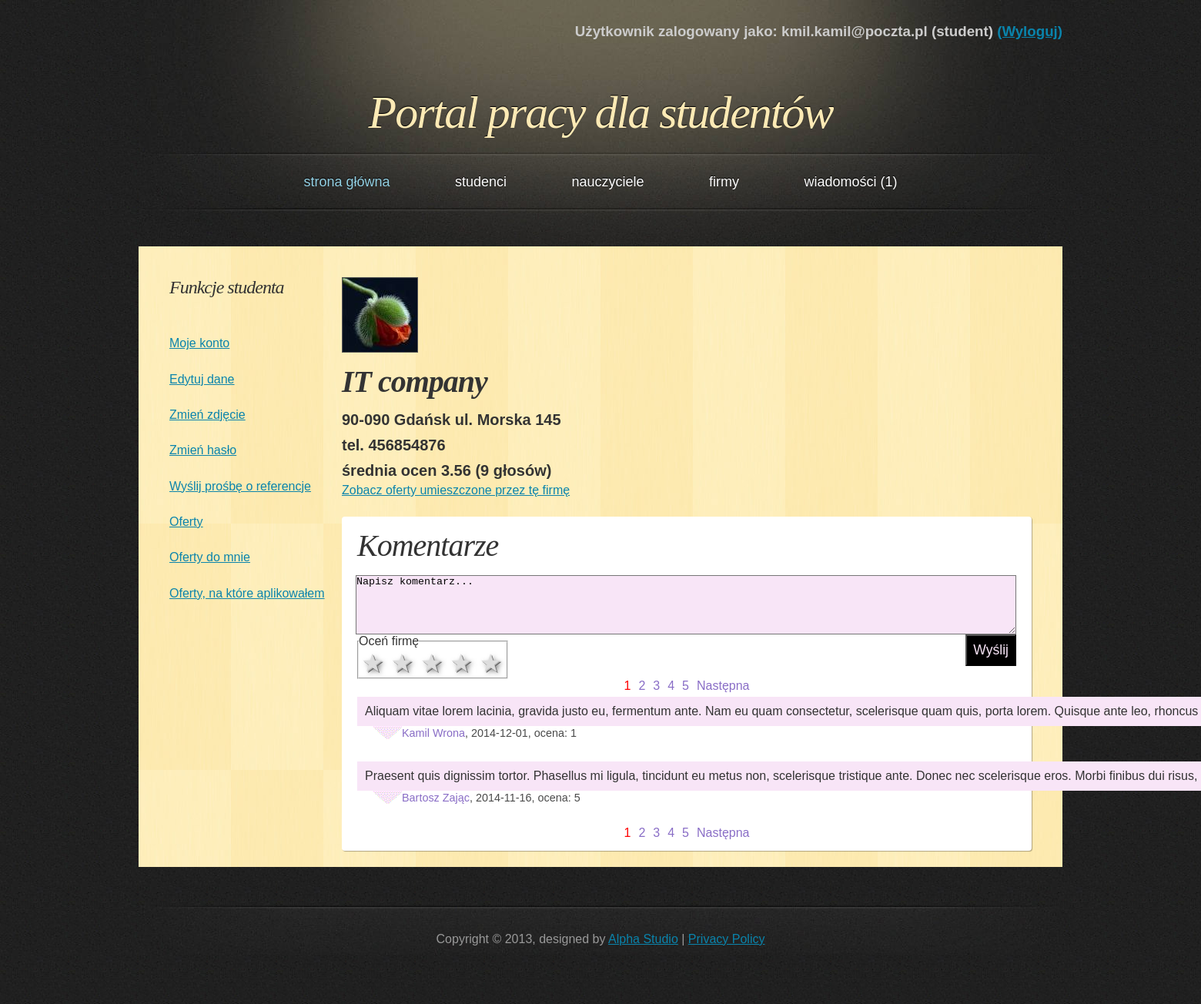
The page /PortalPracy/php/profile_company.php?id=1 (signed in) on the database its author committed.
### tables this page shows
CREATE TABLE IF NOT EXISTS `company` (
  `company_id` int(11) NOT NULL AUTO_INCREMENT,
  `name` varchar(50) NOT NULL,
  `address` varchar(50) NOT NULL,
  `telephone` varchar(11) NOT NULL,
  `e_mail` varchar(50) NOT NULL,
  `password` varchar(100) NOT NULL,
  `active` tinyint(1) NOT NULL,
  `account_creation_date` date NOT NULL,
  `photoname` varchar(30) NOT NULL,
  PRIMARY KEY (`company_id`)
);

CREATE TABLE IF NOT EXISTS `comment` (
  `comment_id` int(11) NOT NULL AUTO_INCREMENT,
  `company_id` int(11) NOT NULL,
  `student_id` int(11) NOT NULL,
  `content` text NOT NULL,
  `date` date NOT NULL,
  `rate` int(11) NOT NULL,
  PRIMARY KEY (`comment_id`),
  KEY `company_id` (`company_id`,`student_id`),
  KEY `student_id` (`student_id`)
);

CREATE TABLE IF NOT EXISTS `student` (
  `student_id` int(11) NOT NULL AUTO_INCREMENT,
  `name` varchar(45) NOT NULL,
  `last_name` varchar(45) NOT NULL,
  `address` varchar(50) NOT NULL,
  `telephone` varchar(11) NOT NULL,
  `e_mail` varchar(50) NOT NULL,
  `password` varchar(100) NOT NULL,
  `education` text NOT NULL,
  `languages` text NOT NULL,
  `experience` text NOT NULL,
  `skills` text NOT NULL,
  `interest` text NOT NULL,
  `employment_form` text NOT NULL,
  `change_of_residence` tinyint(1) NOT NULL,
  `salary` float NOT NULL,
  `status` text NOT NULL,
  `account_creation_date` date NOT NULL,
  `is_admin` tinyint(1) NOT NULL DEFAULT '0',
  `photoname` varchar(30) NOT NULL,
  PRIMARY KEY (`student_id`)
);

### PortalPracy/php/classDatabase.php (called while the page is built, shortened)
<?php
class Database {
    private $db;
    function __construct() {
        $this->server = 'localhost';
        $this->user = 'root';
        $this->password = '';
        $this->basename = 'data_base_new';
        $this->db = new mysqli($this->server, $this->user, $this->password, $this->basename);
        if ($this->db->connect_error) {
            die('Blad polaczenia z baza danych (' . $this->db->connect_errno . ') ' . $this->db->connect_error);
        } else {
            $this->db->query("SET NAMES 'utf8'");
        }
    }
    function get_company_data($id) {
        if ($result = $this->db->query("SELECT * FROM `company` WHERE `company_id`='$id' and `active`=1")) {
            if ($result->num_rows == 0) {
                return false;
            } else {
                $obj = $result->fetch_object();
                $array = array();
                $array['company_id'] = $obj->company_id;
                $array['name'] = $obj->name;
                $array['email'] = $obj->e_mail;
                $array['address'] = $obj->address;
                $array['telephone'] = $obj->telephone;
                $array['photoname'] = $obj->photoname;
                return $array;
            }
        }
    }
    function get_comments_number($company_id) {
        if ($result = $this->db->query("SELECT * FROM `comment` WHERE `company_id`=$company_id")) {
            $all_refs = $result->num_rows;
        }
        return $all_refs;
    }
    function get_comments_list($start, $onpage, $company_id) {
        if ($result = $this->db->query("SELECT * FROM `comment` c JOIN `student` s ON c.`student_id`=s.`student_id` WHERE `company_id`=$company_id ORDER BY `date` DESC, `comment_id` DESC LIMIT $start, $onpage")) {
            return $result;
        } else
            echo "niepoprawne zapytanie";
    }
}

### PortalPracy/php/profile_company.php (the view, shortened to what this page needs)
<!DOCTYPE html>
<html>
    <head>
        <link href="../css/style.css" rel="stylesheet" type="text/css" />
    </head>
    <body>
        <div id="header">
            <?php
            include_once 'classPage.php';
            $page = new Page;
            $page->dologinfo();
            ?>
            <h1><a href="index.php">Portal pracy dla studentów</a></h1>
        </div>
        <?php
        $page->domenu();
        ?>
        <div id="main">
            <div id="content">
                <?php
                if (isset($_SESSION['name'])) {
                    include_once 'classDatabase.php';
                    $db = new Database();
                    if (!isset($_GET["id"])) {
                        if ($_SESSION['usertype'] == 'firma') {
                            $id = $_SESSION['id'];
                        } else {
                            $id = -1;
                        }
                    } else {
                        $id = $_GET['id'];
                    }
                        $data = $db->get_company_data($id);
                        if($data == false) {
                            echo "<h3>Niepoprawny numer firmy (konto może być usunięte)</h3>";
                        } else {
                            echo "<div id='profile_description'>";
                            echo "<img src='../galery_company/" . $data['photoname'] . "' class='photo'/>";
                            echo "<h2 class='datas_list_name'>" . $data['name'] . "</h2>";
                            echo "<h3 class='datas_list'>" . $data['address'] . "</h3>";
                            echo "<h3 class='datas_list'>tel. " . $data['telephone'] . "</h3>";
                            include_once 'classComment.php';
                            $com = Comment::make_new_to_count_average($id);
                            echo "<h3 class='datas_list'>średnia ocen <span id='average'>".$com->count_average()."</span> (<span id='allvotes'>".$com->count_number_of_votes()."</span> głosów)</h3>";
                            echo "<a href='list_offer_added.php?id=".$data['company_id']."'>Zobacz oferty umieszczone przez tę firmę</a>";
                            echo "</div>";
                            echo "<div id='comments'>";
                            echo "<h2>Komentarze</h2>";
                            if ($_SESSION['usertype'] == 'student') {
                                ?>
                                <div>
                                    <form id = 'add_comment' action ='add_comment.php' method='POST'>
                                        <textarea type="text" id='com_content' name="content" rows='5' cols='50'>Napisz komentarz...</textarea>
                                        <br/>  <div class='clear'></div>
                                        <fieldset class="rating">
                                            <legend>Oceń firmę</legend>
                                            <input type="radio" id="star5" name="rating" value="5" /><label for="star5" title="5" class='label'>5 stars</label>
                                            <input type="radio" id="star4" name="rating" value="4" /><label for="star4" title="4" class='label'>4 stars</label>
                                            <input type="radio" id="star3" name="rating" value="3" /><label for="star3" title="3" class='label'>3 stars</label>
                                            <input type="radio" id="star2" name="rating" value="2" /><label for="star2" title="2" class='label'>2 stars</label>
                                            <input type="radio" id="star1" name="rating" value="1" /><label for="star1" title="1" class='label'>1 star</label>
                                        </fieldset>
                                        <input type="submit" name= 'add_comment' value="Wyślij">
                                        <span class='error'></span>
                                    </form>
                                </div>
                                <?php
                            }
                            $onpage = 2;
                            $all = $db->get_comments_number($id);
                            $start = $page->dopaging($onpage, $all, "profile_company.php?id=$id&amp;");
                            $result = $db->get_comments_list($start, $onpage, $id);
                            echo "<div id='shown_comments'>";
                            while ($obj = $result->fetch_object()) {
                                include_once 'classComment.php';
                                $com = Comment::make_new_to_display($obj->comment_id,$obj->student_id, $obj->name, $obj->last_name, $obj->date, $obj->content, $obj->rate);
                                echo $com->display();
                            }
                            echo "</div>";
                            echo "</div>";
                        }
                }
                ?>
            </div>
            <div id="sidebar">
            </div>
            <div class="clearing">&nbsp;</div>
        </div>
    </body>
</html>

### PortalPracy/php/classComment.php (shortened to what this page needs)
<?php
include_once 'classDatabase.php';
class Comment {
    private $mysqli;
    private $student_id;
    private $student_name;
    private $student_last_name;
    private $company_id;
    private $date;
    private $content;
    private $rate;
    private $comment_id;
    function __construct() {
        $this->mysqli = new Database();
    }
    public static function make_new_to_display($comment_id,$student_id, $student_name, $student_last_name, $date, $content, $rate) {
        $obj = new Comment();
        $obj->set_comment_id($comment_id);
        $obj->set_student_id($student_id);
        $obj->set_student_name($student_name);
        $obj->set_student_last_name($student_last_name);
        $obj->set_date($date);
        $obj->set_content($content);
        $obj->set_rate($rate);
        return $obj;
    }
    public static function make_new_to_count_average($company_id) {
        $obj = new Comment();
        $obj->set_company_id($company_id);
        return $obj;
    }
    function display() {
        $string = '';
        $string.= "<div class='commentbox' id='commentbox".$this->comment_id."'>";
        $string.= $this->content;
        $string.= "</div>";
        $string.= "<div class='commentfooter'>";
        $string.= "<a href='profile_student.php?id=" . $this->student_id . "'>" . $this->student_name . " " . $this->student_last_name . "</a>, ";
        $string.= $this->date;
        $string.= ", ocena: " . $this->rate;
        $string.= "</div>";
        return $string;
    }
    function count_number_of_votes() {
        return $this->mysqli->get_comments_number($this->company_id);
    }
    function count_average(){
        $all=$this->count_number_of_votes();
        if($all==0) {
            $average=0;
        } else {
            $sum=0;
            $votes=$this->mysqli->get_comments_list(0, $all, $this->company_id);
            while ($obj = $votes->fetch_object()) {
                $sum+=$obj->rate;
            }
            $average=$sum/$all;
        }
        return round($average,2);
    }
    public function set_comment_id($comment_id) {
        $this->comment_id = $comment_id;
    }
        public function set_student_id($student_id) {
        $this->student_id = $student_id;
    }
    public function set_student_name($student_name) {
        $this->student_name = $student_name;
    }
    public function set_student_last_name($student_last_name) {
        $this->student_last_name = $student_last_name;
    }
    public function set_date($date) {
        $this->date = $date;
    }
    public function set_content($content) {
        $this->content = $content;
    }
    public function set_rate($rate) {
        $this->rate = $rate;
    }
    public function set_company_id($company_id) {
        $this->company_id = $company_id;
    }
}

### PortalPracy/css/style.css (style rules this page uses)
* { margin: 0; padding: 0; }
body { font: 16px "Trebuchet MS", Arial, Helvetica, sans-serif; color: #333333; background: #202020 url('../images/bg.jpg'); }
h1, h2 { font-family: Georgia, Times, serif; font-weight: normal; font-style: italic; }
h1 { font-size: 3em; letter-spacing: -2px; }
h2 { font-size: 2.5em; letter-spacing: -1px; }
a { text-decoration: underline; color: #0A84AC; }
img { border: 1px solid #555555; }
#header, #menu, #footer { margin: 0 auto; width: 1200px; }
#header { height: 197px; background: #202020 url('../images/header.jpg'); }
#header h1 { font-size: 60px; text-align: center; text-shadow: 0px -1px 1px #000000; color: #FDEAB5; padding-top: 60px; }
#header h1 a { text-decoration: none; color: #FDEAB5; }
#main { width: 1120px; margin: 0 auto 50px auto; padding: 40px 40px 0 40px; background: #FEEBB2 url('../images/main.jpg'); }
#content { float: right; width: 80%; padding: 0 0 20px 0; }
#sidebar { float: left; width: 20%; padding: 0 0 20px 0; }
.clearing { clear: both; height: 1px; overflow: hidden; }
form { margin: 0; }
.error { float: none; color: #FF0000; padding-left: 5px; vertical-align: top; }
.datas_list { font-size: 20px; margin-top: 10px; margin-bottom: 5px; }
.datas_list_name { font-size: 40px; font-weight: bold; margin-top: 10px; margin-bottom: 15px; }
#references, #comments { display: block; width: 100%; background: #fff; padding: 14px 20px; -webkit-border-radius: 4px; -moz-border-radius: 4px; border-radius: 4px; -webkit-box-shadow: 1px 1px 1px rgba(0,0,0,0.3); -moz-box-shadow: 1px 1px 1px rgba(0,0,0,0.3); box-shadow: 1px 1px 1px rgba(0,0,0,0.3); box-sizing: border-box; margin-top: 25px; }
#references a, #comments a { color: #896dc6; text-decoration: none; }
.commentbox { background-color: #ececec; padding: 10px; margin-top: 5px; width: max-content; }
#comments .commentbox { background-color: #F8E5F7; }
.commentfooter { background: url(../images/arrow.gif) 20px 0 no-repeat; padding-left: 58px; padding-top: 1px; margin-bottom: 2em; font-size: 90%; color: #4A4A4A; }
#comments .commentfooter { background: url(../images/arrow2.gif) 20px 0 no-repeat; }
#comments div textarea { float:right; margin-top:15px; background-color: #F8E5F7; width:auto; height:auto; width: 100%; }
#comments div input { float:right; margin-bottom:15px; color: #F8E5F7; background-color:black; font-size:110%; padding:8px; margin-left: 100px; }
.rating { float:left; }
.rating:not(:checked) > label { float:right; width:1em; padding:0 .1em; overflow:hidden; white-space:nowrap; cursor:pointer; font-size:200%; line-height:1.2; color:#ddd; text-shadow:1px 1px #bbb, 2px 2px #666, .1em .1em .2em rgba(0,0,0,.5); }
.rating:not(:checked) > label:before { content: '★ '; }

### rows shown on the page
company: photoname (picture), name "IT company", address "90-090 Gdańsk ul. Morska 145", telephone "456854876"
comment: display "Aliquam vitae lorem lacinia, gravida justo eu, fermentum ante. Nam eu quam consectetur, scelerisque quam quis, porta lorem. Quisque ante leo, rhoncus 2014-12-01, ocena: 1", student.name "Kamil", student.last_name "Wrona"
comment: display "Praesent quis dignissim tortor. Phasellus mi ligula, tincidunt eu metus non, scelerisque tristique ante. Donec nec scelerisque eros. Morbi finibus dui risus, 2014-11-16, ocena: 5", student.name "Bartosz", student.last_name "Zając"

### other values the page prints
$_SESSION['name'] "kmil.kamil@poczta.pl"
$_SESSION['usertype'] "student"
$num_mes "1"
$com->count_average() "3.56"
$com->count_number_of_votes() "9"
